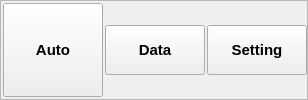
     <widget class="QWidget" name="footerFrame" native="true">
      <layout class="QHBoxLayout" name="horizontalLayout_4">
       <property name="spacing">
        <number>0</number>
       </property>
       <property name="leftMargin">
        <number>0</number>
       </property>
       <property name="topMargin">
        <number>0</number>
       </property>
       <property name="rightMargin">
        <number>0</number>
       </property>
       <property name="bottomMargin">
        <number>0</number>
       </property>
       <item alignment="Qt::AlignLeft">
        <widget class="QFrame" name="frame_2">
         <property name="frameShape">
          <enum>QFrame::StyledPanel</enum>
         </property>
         <property name="frameShadow">
          <enum>QFrame::Raised</enum>
         </property>
         <layout class="QHBoxLayout" name="horizontalLayout_5">
          <property name="spacing">
           <number>2</number>
          </property>
          <property name="leftMargin">
           <number>2</number>
          </property>
          <property name="topMargin">
           <number>2</number>
          </property>
          <property name="rightMargin">
           <number>0</number>
          </property>
          <property name="bottomMargin">
           <number>2</number>
          </property>
          <item>
           <widget class="QPushButton" name="autoTabBtn">
            <property name="sizePolicy">
             <sizepolicy hsizetype="Minimum" vsizetype="Preferred">
              <horstretch>0</horstretch>
              <verstretch>0</verstretch>
             </sizepolicy>
            </property>
            <property name="minimumSize">
             <size>
              <width>100</width>
              <height>50</height>
             </size>
            </property>
            <property name="font">
             <font>
              <pointsize>11</pointsize>
              <weight>75</weight>
              <bold>true</bold>
             </font>
            </property>
            <property name="cursor">
             <cursorShape>PointingHandCursor</cursorShape>
            </property>
            <property name="mouseTracking">
             <bool>false</bool>
            </property>
            <property name="text">
             <string>Auto</string>
            </property>
            <property name="icon">
             <iconset resource="resources.qrc">
              <normaloff>:/blueIcon/assets/icons/blue/airplay.svg</normaloff>:/blueIcon/assets/icons/blue/airplay.svg</iconset>
            </property>
            <property name="iconSize">
             <size>
              <width>26</width>
              <height>26</height>
             </size>
            </property>
           </widget>
          </item>
          <item>
           <widget class="QPushButton" name="dataTabBtn">
            <property name="minimumSize">
             <size>
              <width>100</width>
              <height>50</height>
             </size>
            </property>
            <property name="font">
             <font>
              <pointsize>11</pointsize>
              <weight>75</weight>
              <bold>true</bold>
             </font>
            </property>
            <property name="cursor">
             <cursorShape>PointingHandCursor</cursorShape>
            </property>
            <property name="text">
             <string>Data</string>
            </property>
            <property name="icon">
             <iconset resource="resources.qrc">
              <normaloff>:/blueIcon/assets/icons/blue/refresh-ccw.svg</normaloff>:/blueIcon/assets/icons/blue/refresh-ccw.svg</iconset>
            </property>
            <property name="iconSize">
             <size>
              <width>26</width>
              <height>26</height>
             </size>
            </property>
           </widget>
          </item>
          <item>
           <widget class="QPushButton" name="settingTabBtn">
            <property name="minimumSize">
             <size>
              <width>100</width>
              <height>50</height>
             </size>
            </property>
            <property name="font">
             <font>
              <pointsize>11</pointsize>
              <weight>75</weight>
              <bold>true</bold>
             </font>
            </property>
            <property name="cursor">
             <cursorShape>PointingHandCursor</cursorShape>
            </property>
            <property name="text">
             <string>Setting</string>
            </property>
            <property name="icon">
             <iconset resource="resources.qrc">
              <normaloff>:/blueIcon/assets/icons/blue/sliders.svg</normaloff>:/blueIcon/assets/icons/blue/sliders.svg</iconset>
            </property>
            <property name="iconSize">
             <size>
              <width>26</width>
              <height>26</height>
             </size>
            </property>
           </widget>
          </item>
         </layout>
        </widget>
       </item>
      </layout>
     </widget>
